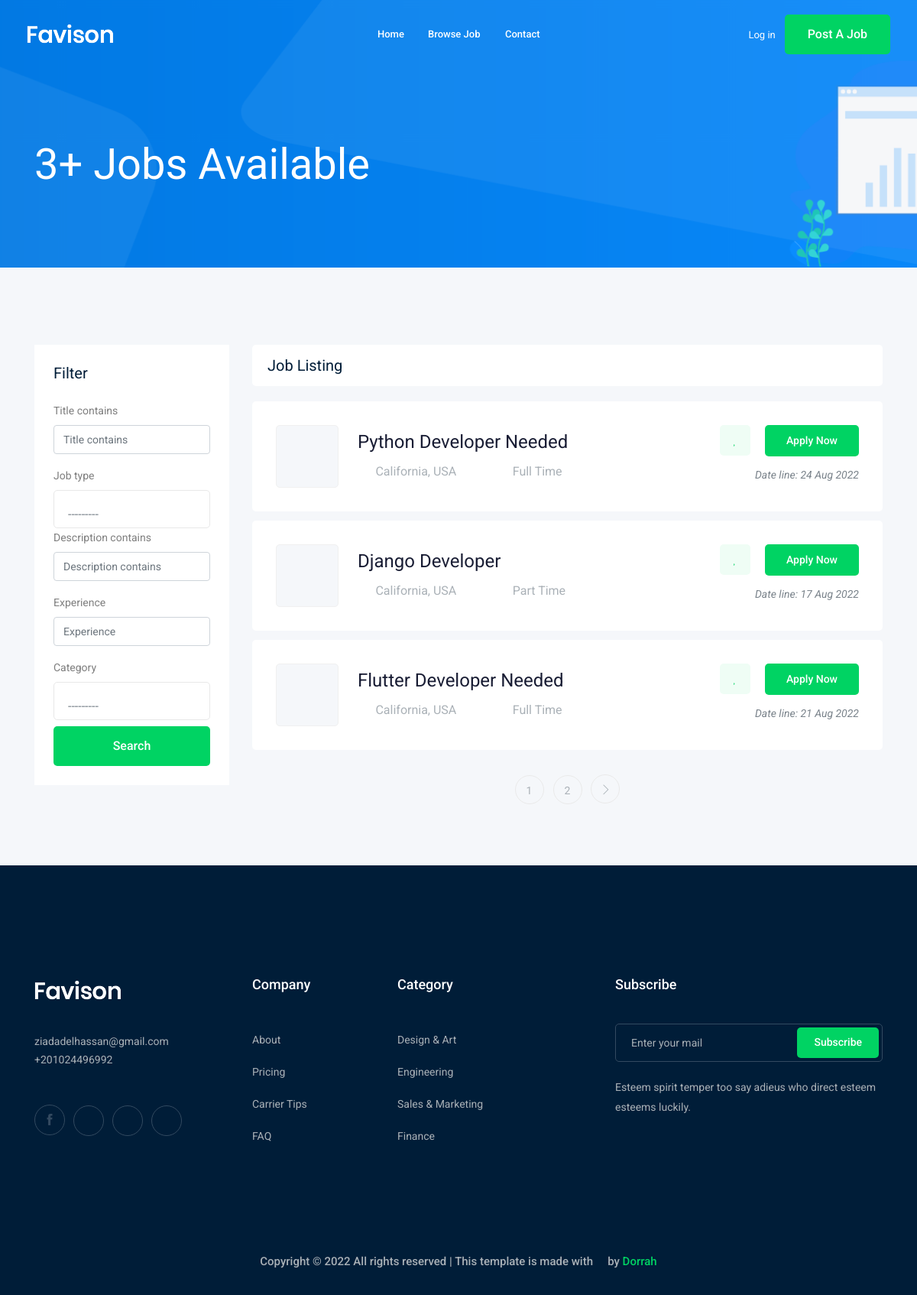
Screenshot of /jobs/ with the database file from the repository.
### job/models.py (models this page shows, shortened)
class Job(models.Model):
    owner = models.ForeignKey(
        User, related_name='job_owner', on_delete=models.CASCADE)
    title = models.CharField(max_length=100)
    job_type = models.CharField(max_length=15, choices=JOB_TYPE)
    description = models.TextField(max_length=1000)
    published_at = models.DateTimeField(auto_now=True)
    vacancy = models.IntegerField(default=1)
    salary = models.IntegerField(default=0)
    experience = models.IntegerField(default=1)
    category = models.ForeignKey('Category', on_delete=models.CASCADE)
    image = models.ImageField(upload_to=image_upload)
    slug = models.SlugField(null=True, blank=True)
    def __str__(self):
        return self.title

### job/views.py (the view)
# urls.py: path('', views.job_list, name='job_list'),
def job_list(request):
    job_list = Job.objects.all()
    myfilter = JobFilter(request.GET, queryset=job_list)
    job_list = myfilter.qs
    paginator = Paginator(job_list, 3)  # Show 25 contacts per page.
    page_number = request.GET.get('page')
    page_obj = paginator.get_page(page_number)
    context = {'jobs': page_obj, 'myfilter': myfilter}
    return render(request, 'job/job_list.html', context)

### job/models.py (called while the page is built)
    def __str__(self):
        return self.name

### job/templates/job/job_list.html (shortened to what this page needs)
{% extends "base.html" %}
{% load bootstrap4 %}
{% block body %}
<div class="bradcam_area bradcam_bg_1">
  <div class="container">
    <div class="row">
      <div class="col-xl-12">
        <div class="bradcam_text">
          <h3>{{jobs|length}}+ Jobs Available</h3>
        </div>
      </div>
    </div>
  </div>
</div>
<div class="job_listing_area plus_padding">
  <div class="container">
    <div class="row">
      <div class="col-lg-3">
        <div class="job_filter white-bg">
          <div class="form_inner white-bg">
            <h3>Filter</h3>
            <form method="GET">
              {% bootstrap_form myfilter.form %}
              <input type="submit" value="Search" class="boxed-btn3 w-100 mt-2">
            </form>
          </div>
        </div>
      </div>
      <div class="col-lg-9">
        <div class="recent_joblist_wrap">
          <div class="recent_joblist white-bg">
            <div class="row align-items-center">
              <div class="col-md-6">
                <h4>Job Listing</h4>
              </div>
            </div>
          </div>
        </div>
        <div class="job_lists m-0">
          <div class="row">
            {% for job in jobs %}
            <div class="col-lg-12 col-md-12">
              <div class="single_jobs white-bg d-flex justify-content-between">
                <div class="jobs_left d-flex align-items-center">
                  <div class="thumb">
                  </div>
                  <div class="jobs_conetent">
                    <a href="{% url 'jobs:job_detail' job.slug %}"
                      ><h4>{{job}}</h4></a
                    >
                    <div class="links_locat d-flex align-items-center">
                      <div class="location">
                        <p><i class="fa fa-map-marker"></i> California, USA</p>
                      </div>
                      <div class="location">
                        <p><i class="fa fa-clock-o"></i> {{job.job_type}}</p>
                      </div>
                    </div>
                  </div>
                </div>
                <div class="jobs_right">
                  <div class="apply_now">
                    <a class="heart_mark" href="#">
                      <i class="fa fa-heart"></i>
                    </a>
                    <a
                      href="{% url 'jobs:job_detail' job.slug %}"
                      class="boxed-btn3"
                      >Apply Now</a
                    >
                  </div>
                  <div class="date">
                    <p>Date line: {{job.published_at|date:'d M o'}}</p>
                  </div>
                </div>
              </div>
            </div>
            {% endfor %}
          </div>
          {% if jobs.has_other_pages %}
          <div class="row">
            <div class="col-lg-12">
              <div class="pagination_wrap">
                <ul>
                   {% for i in jobs.paginator.page_range %}
                  <li>
                    <a href="?page={{i}}"><span>{{i}}</span></a>
                  </li>
                  {% endfor %} {% if jobs.has_next %}
                  <li>
                    <a href="?page={{jobs.next_page_number }}">
                      <i class="ti-angle-right"></i>
                    </a>
                  </li>
                  {% endif %}
                </ul>
              </div>
            </div>
          </div>
          {% endif %}
        </div>
      </div>
    </div>
  </div>
</div>
{% endblock body %}

### rows the page displays
Job: title "Python Developer Needed", job_type "Full Time", published_at "24 Aug 2022"
Job: title "Django Developer", job_type "Part Time", published_at "17 Aug 2022"
Job: title "Flutter Developer Needed", job_type "Full Time", published_at "21 Aug 2022"

### other values shown
{{ jobs|length }} "3"
{{ i }} "1" "2"
